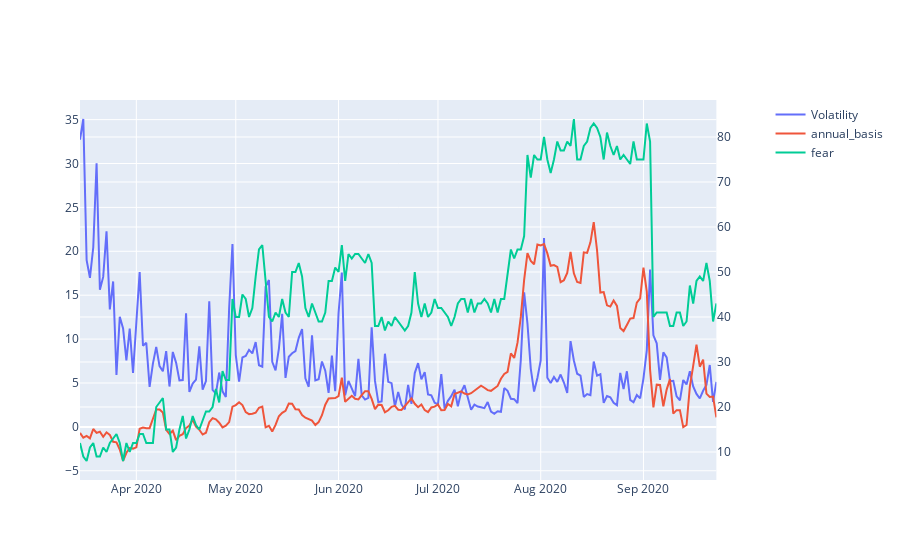

Here is the notebook cell this chart was saved with:
### Code cell
fig = make_subplots(specs=[[{"secondary_y": True}]])


fig.add_trace(
    go.Scatter(x=basis_200925["date"], y=basis_200626["Volatility"], name="Volatility"),
   secondary_y=False
)
fig.add_trace(
    go.Scatter(x=basis_200925["date"], y=basis_200626["annual_basis"], name="annual_basis"),
   secondary_y=False
)
fig.add_trace(
    go.Scatter(x=basis_200925["date"], y=basis_200626["fear"], name="fear"),
   secondary_y=True
)


fig.show()

### Figure 1 — Plotly figure (JSON) as saved in the notebook; plotly's stock layout.template omitted (floating-point values rounded to 4 significant figures; data arrays with more than 128 entries replaced by an {"elided": "..."} marker saying what was removed)
{"data": [{"name": "Volatility", "type": "scatter", "x": {"elided": "193 str values"}, "xaxis": "x", "y": {"elided": "193 float values"}, "yaxis": "y"}, {"name": "annual_basis", "type": "scatter", "x": {"elided": "193 str values"}, "xaxis": "x", "y": {"elided": "193 float values"}, "yaxis": "y"}, {"name": "fear", "type": "scatter", "x": {"elided": "193 str values"}, "xaxis": "x", "y": {"elided": "193 int values"}, "yaxis": "y2"}], "layout": {"xaxis": {"anchor": "y", "domain": [0, 0.94]}, "yaxis": {"anchor": "x", "domain": [0, 1]}, "yaxis2": {"anchor": "x", "overlaying": "y", "side": "right"}}}
